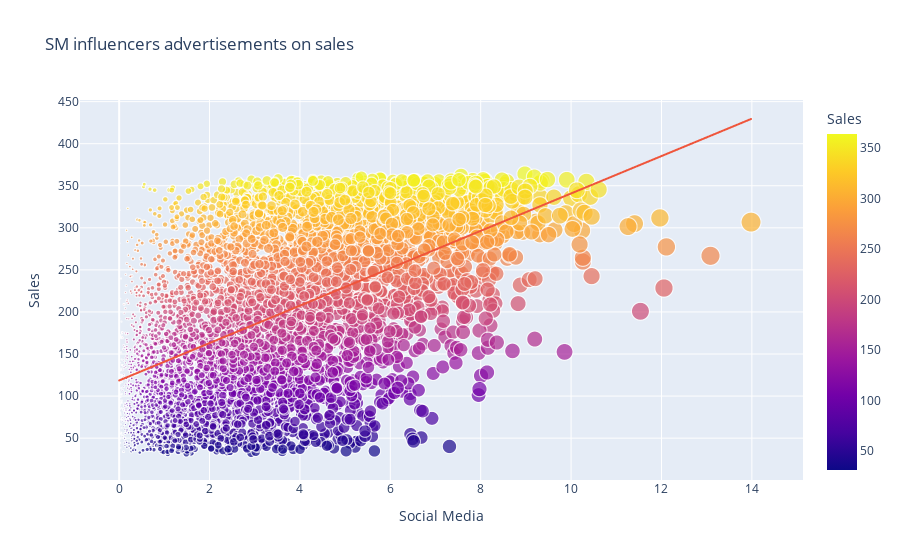

The code cell stored with this chart in its notebook:
### Code cell
scatterplot = px.scatter(data,
                         x='Social Media',
                         y='Sales',
                         color='Sales',
                         size=data['Social Media'],
                         title='SM influencers advertisements on sales',
                         trendline="ols")

# Customize trendline appearance
scatterplot.update_traces(
    line=dict(color='black', width=10), 
    selector=dict(type='scatter', mode='lines') 
)

### Figure 1 — Plotly figure (JSON) as saved in the notebook; plotly's stock layout.template omitted (floating-point values rounded to 4 significant figures; data arrays with more than 128 entries replaced by an {"elided": "..."} marker saying what was removed)
{"data": [{"hovertemplate": "Social Media=%{marker.size}<br>Sales=%{marker.color}<extra></extra>", "legendgroup": "", "marker": {"color": {"elided": "4572 float values"}, "coloraxis": "coloraxis", "size": {"elided": "4572 float values"}, "sizemode": "area", "sizeref": 0.03495, "symbol": "circle"}, "mode": "markers", "name": "", "showlegend": false, "type": "scattergl", "x": {"elided": "4572 float values"}, "xaxis": "x", "y": {"elided": "4572 float values"}, "yaxis": "y"}, {"hovertemplate": "<b>OLS trendline</b><br>Sales = 22.229 * Social Media + 118.578<br>R<sup>2</sup>=0.278912<br><br>Social Media=%{x}<br>Sales=%{y} <b>(trend)</b><extra></extra>", "legendgroup": "", "marker": {"symbol": "circle"}, "mode": "lines", "name": "", "showlegend": false, "type": "scattergl", "x": {"elided": "4572 float values"}, "xaxis": "x", "y": {"elided": "4572 float values"}, "yaxis": "y"}], "layout": {"coloraxis": {"colorbar": {"title": {"text": "Sales"}}, "colorscale": [[0, "#0d0887"], [0.1111, "#46039f"], [0.2222, "#7201a8"], [0.3333, "#9c179e"], [0.4444, "#bd3786"], [0.5556, "#d8576b"], [0.6667, "#ed7953"], [0.7778, "#fb9f3a"], [0.8889, "#fdca26"], [1, "#f0f921"]]}, "legend": {"itemsizing": "constant", "tracegroupgap": 0}, "title": {"text": "SM influencers advertisements on sales"}, "xaxis": {"anchor": "y", "domain": [0, 1], "title": {"text": "Social Media"}}, "yaxis": {"anchor": "x", "domain": [0, 1], "title": {"text": "Sales"}}}}
